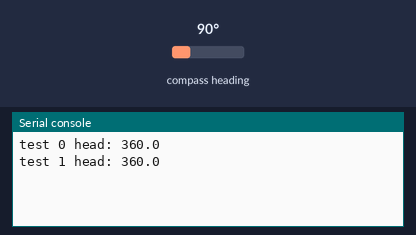
The program below on a simulated MicroPython board. Parts: the last lines printed to the serial console. The test bench sets the inputs (shaded band); at power-on: compass heading 90°. Library files of the repository ran but are not shown: qmc5883l.py. At 10.0 s the program stops and its outputs stay as they are.

Above: at 1.2 s.
1.3 s: compass heading set to 7°
At 2.6 s:
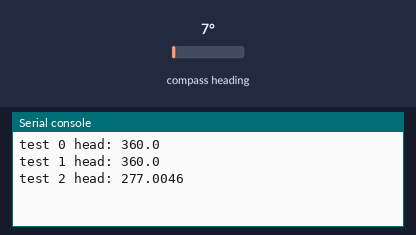
2.8 s: compass heading set to 90°
At 9.3 s:
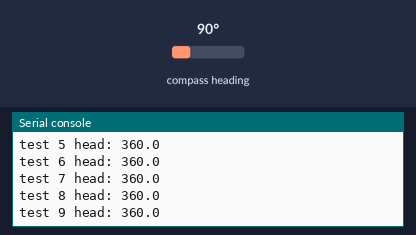
Timing chart, 0 to 10.8 s (numbered marks = the images above; inputs shaded):
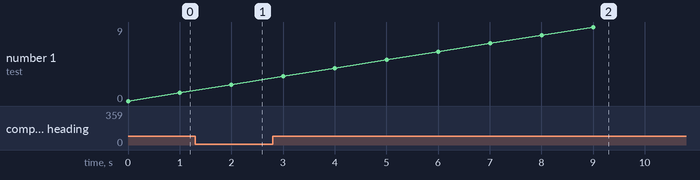

The program:

test.py
```python
# testing two SPI devices: An LCD and a Compass:
import utime
from qmc5883l import Compass
#from open_lcd import OpenLCD
from constants import COMPASS_I2C_SDA_PIN, COMPASS_I2C_SCL_PIN, COMPASS_I2C_BUS, LCD_PIN_SDA, LCD_PIN_SCL, LCD_I2C_BUS, LCD_I2C_PERIPH_ID

#lcd = OpenLCD(LCD_PIN_SDA, LCD_PIN_SCL, LCD_I2C_BUS, LCD_I2C_PERIPH_ID)
comp = Compass(COMPASS_I2C_SDA_PIN, COMPASS_I2C_SCL_PIN, COMPASS_I2C_BUS)
comp.init(Compass.MODE_CONTINUOUS)

for cnt in range(10):
    #reading = comp.read_smooth()
    reading = comp.read()
    msg = "test {} head: {}".format(cnt, reading["heading"])
    print(msg)
    #lcd.clear()
    #lcd.write(msg)
    utime.sleep(1)
```

constants.py
```python
# LCD Pins:
LCD_PIN_SDA = 6
LCD_PIN_SCL = 7
LCD_I2C_BUS = 1
LCD_I2C_PERIPH_ID = 114

# Compass:
COMPASS_I2C_SDA_PIN = 0
COMPASS_I2C_SCL_PIN = 1
COMPASS_I2C_BUS = 0
```

Measured:
- after the input at 1.3 s, the serial console: prints a new line after 0.70 s (image 1)
- after the input at 2.8 s, the serial console: prints a new line after 0.20 s (image 2)
